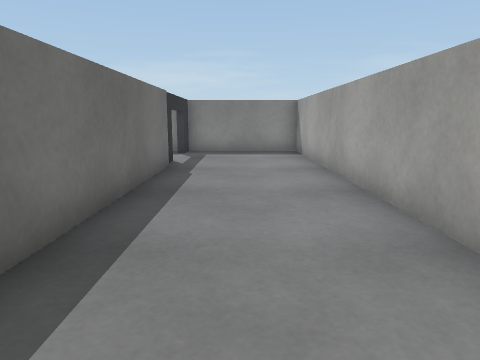
view 1 (above)

16 first-person views from a walk through a 3-D level made in the Unity game engine. The camera is 0.62 m above the floor, tilts 10° down and sees 70° across. The floor is counted in squares, 0.5 m on a side. Each view is taken from the middle of a square. On the plan, view 1 faces up. The plan holds only what a view shows up to about 14 squares ahead; the rest is blank. The place goes on beyond the plan. Surface patterns are stand-ins for the level's own textures.

view 2
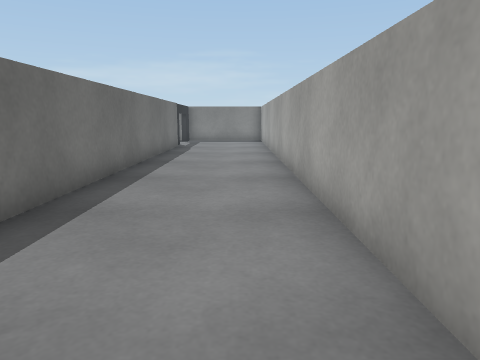

view 3
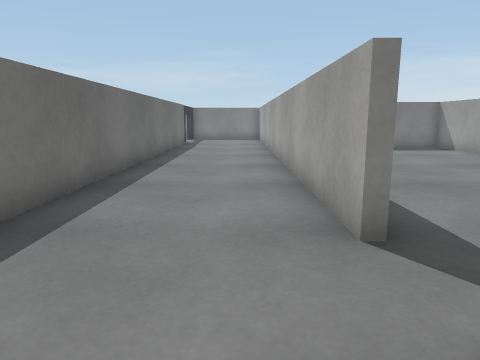

view 4
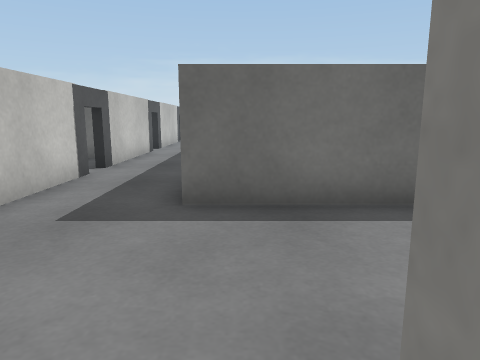

view 5
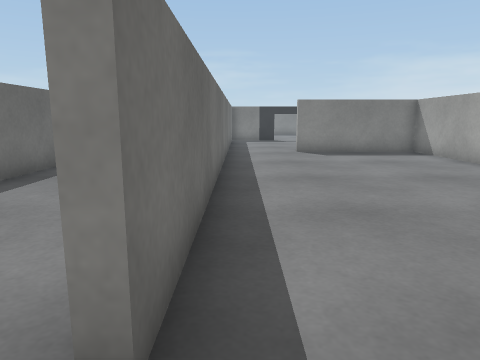

view 6
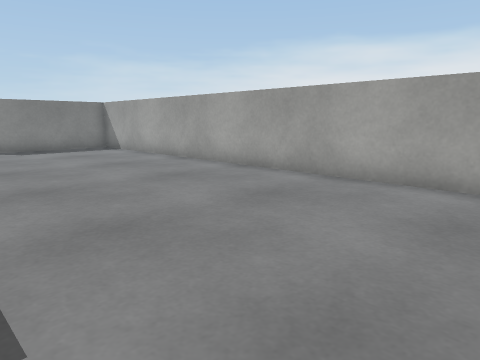

view 7
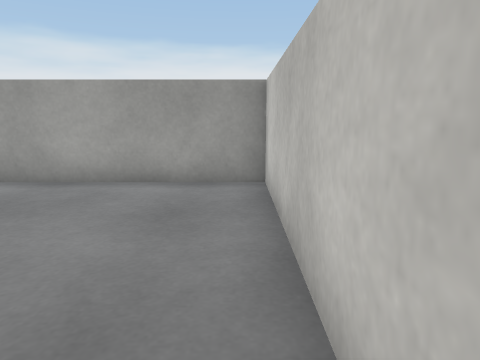

view 8
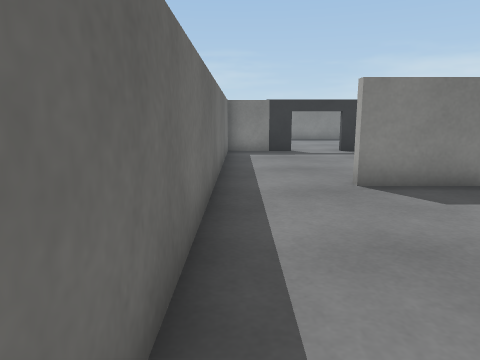

view 9
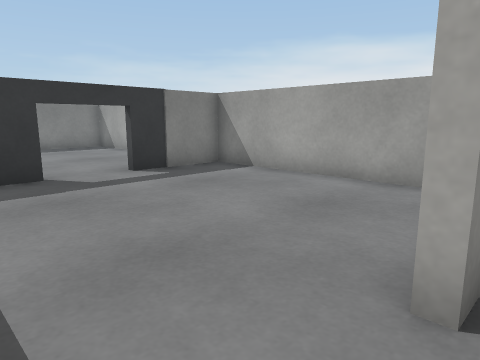

view 10
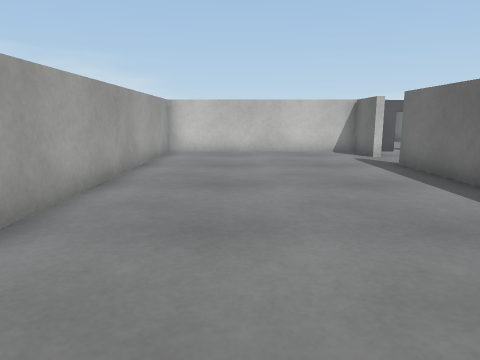

view 11
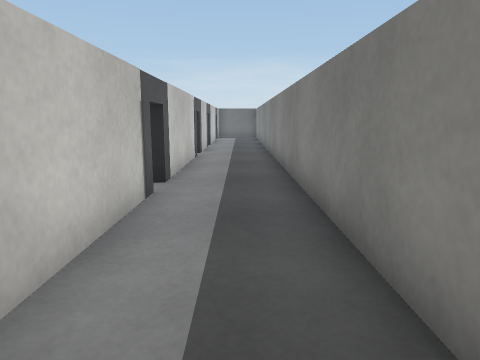

view 12
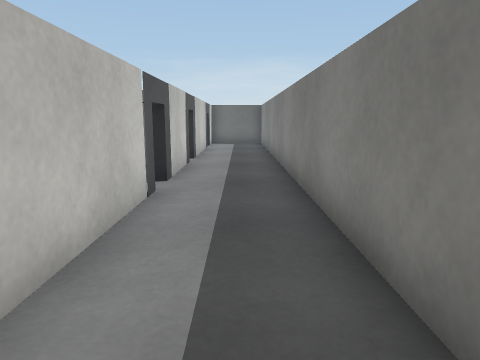

view 13
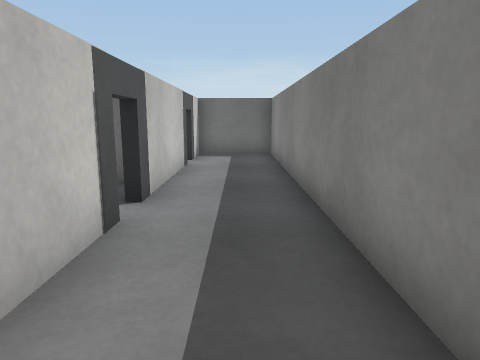

view 14
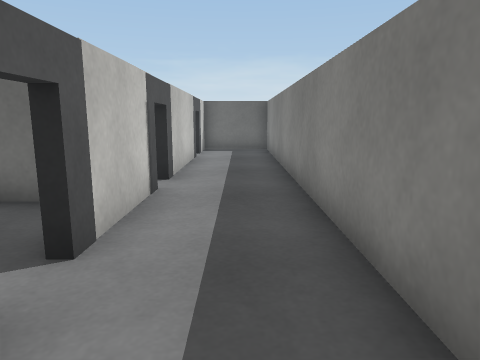

view 15
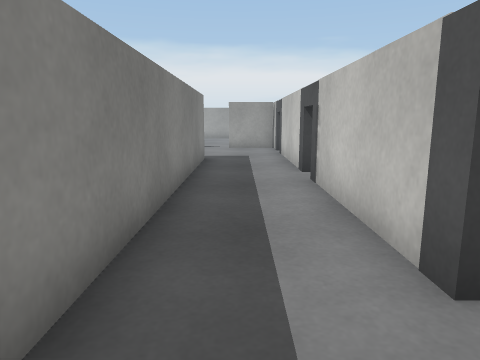

view 16
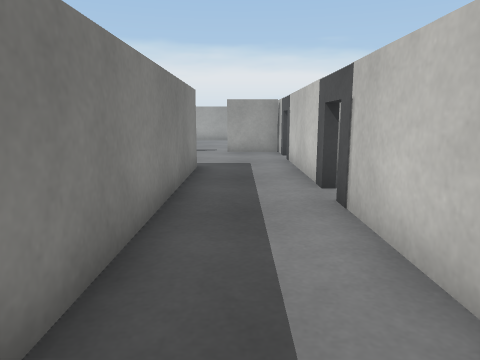

### Floor plan
Ten units are one square. View 1 is at (0, 0); x grows to the right and y downward. Boxes are objects, and circles mark ways between rooms. Rooms are numbered by the first view taken in them; rooms with no view inside come last. Other rooms are left out.
<svg viewBox="-301 -142 404 242">
<path fill="none" stroke="#000" d="M23 95 23 75 25 75M25 56 23 56 23 -137 -19 -137 -19 69 -296 69 -296 95 21 95M98 -80 98 -137 25 -137M25 75 25 95M25 -132 25 56M21 95 98 95 98 -64 51 -64"/>
<circle cx="20" cy="65" r="3" fill="#2a7"/>
<text x="-70" y="80">1</text>
<text x="60" y="-20">2</text>
</svg>
Room 1 opens to room 2.

Where each view was taken, in squares from view 1:
view 1: 0 up, 0 right, facing up
view 2: 7 down, 1 right, facing up
view 3: 9 down, 1 right, facing up
view 4: 6 down, 3 right, facing left
view 5: 7 down, 3 right, facing up
view 6: 9 down, 3 right, facing up-right
view 7: 9 down, 3 right, facing right
view 8: 0 up, 3 right, facing up
view 9: 6 up, 3 right, facing up-right
view 10: 4 up, 7 right, facing down
view 11: 8 down, 5 left, facing left
view 12: 8 down, 11 left, facing left
view 13: 8 down, 17 left, facing left
view 14: 8 down, 15 left, facing left
view 15: 8 down, 13 left, facing right
view 16: 8 down, 11 left, facing right
